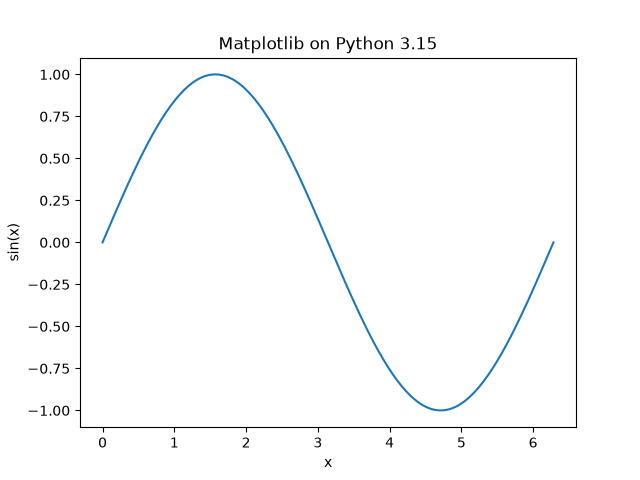

This figure's Python source:
"""Smoke test for Matplotlib on Python 3.15."""

import platform
import sys
from pathlib import Path

import matplotlib
import matplotlib.pyplot as plt
import numpy as np


def main() -> None:
    """Render and save a Matplotlib figure."""
    print("Matplotlib / Python 3.15 compatibility test")
    print(f"Python: {sys.version.split()[0]}")
    print(f"Platform: {platform.platform()}")
    print(f"Matplotlib: {matplotlib.__version__}")
    print(f"Backend: {matplotlib.get_backend()}")

    x = np.linspace(0, 2 * np.pi, 200)
    y = np.sin(x)

    figure, axis = plt.subplots()
    axis.plot(x, y)
    axis.set(
        title="Matplotlib on Python 3.15",
        xlabel="x",
        ylabel="sin(x)",
    )

    output = Path("python315/matplotlib_test.png")
    figure.savefig(output)
    plt.close(figure)

    print(f"Figure written: {output}")
    print(f"File size: {output.stat().st_size} bytes")
    print("Result: OK")


if __name__ == "__main__":
    main()
